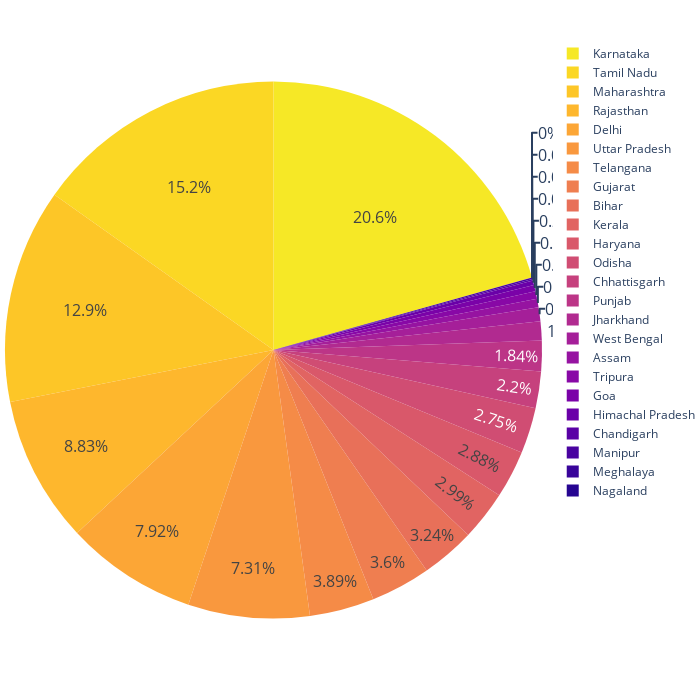

The notebook cell saved with this chart:
### Code cell
plot_pie(df_ev_sale_subset,"Total EV supported by state for adoption and manufacturing")

### Figure 1 — Plotly figure (JSON) as saved in the notebook; plotly's stock layout.template omitted (floating-point values rounded to 4 significant figures)
{"data": [{"domain": {"x": [0, 1], "y": [0, 1]}, "hovertemplate": "State=%{label}<br>Total EV supported by state for adoption and manufacturing=%{value}<extra></extra>", "labels": ["Meghalaya", "Nagaland", "Manipur", "Tripura", "Himachal Pradesh", "Goa", "Jharkhand", "Assam", "Chandigarh", "Bihar", "Odisha", "Chhattisgarh", "Punjab", "Telangana", "Kerala", "Karnataka", "West Bengal", "Rajasthan", "Tamil Nadu", "Delhi", "Haryana", "Uttar Pradesh", "Gujarat", "Maharashtra"], "legendgroup": "", "name": "", "showlegend": true, "textfont": {"size": 16}, "type": "pie", "values": [10, 0, 140, 750, 446, 614, 1874, 827, 154, 5255, 4454, 3573, 2977, 6316, 4851, 33483, 1347, 14326, 24632, 12850, 4667, 11853, 5839, 20955]}], "layout": {"height": 700, "legend": {"tracegroupgap": 0}, "margin": {"b": 0, "l": 0, "r": 0, "t": 0}, "piecolorway": ["#f6e826", "#fbd724", "#fdc627", "#feb72d", "#fca636", "#f9983e", "#f58b47", "#ef7e50", "#e87059", "#e16462", "#d9586a", "#d04d73", "#c6417d", "#bc3587", "#b12a90", "#a51f99", "#9613a1", "#8808a6", "#7a02a8", "#6a00a8", "#5901a5", "#4903a0", "#38049a", "#260591"], "width": 700}}
